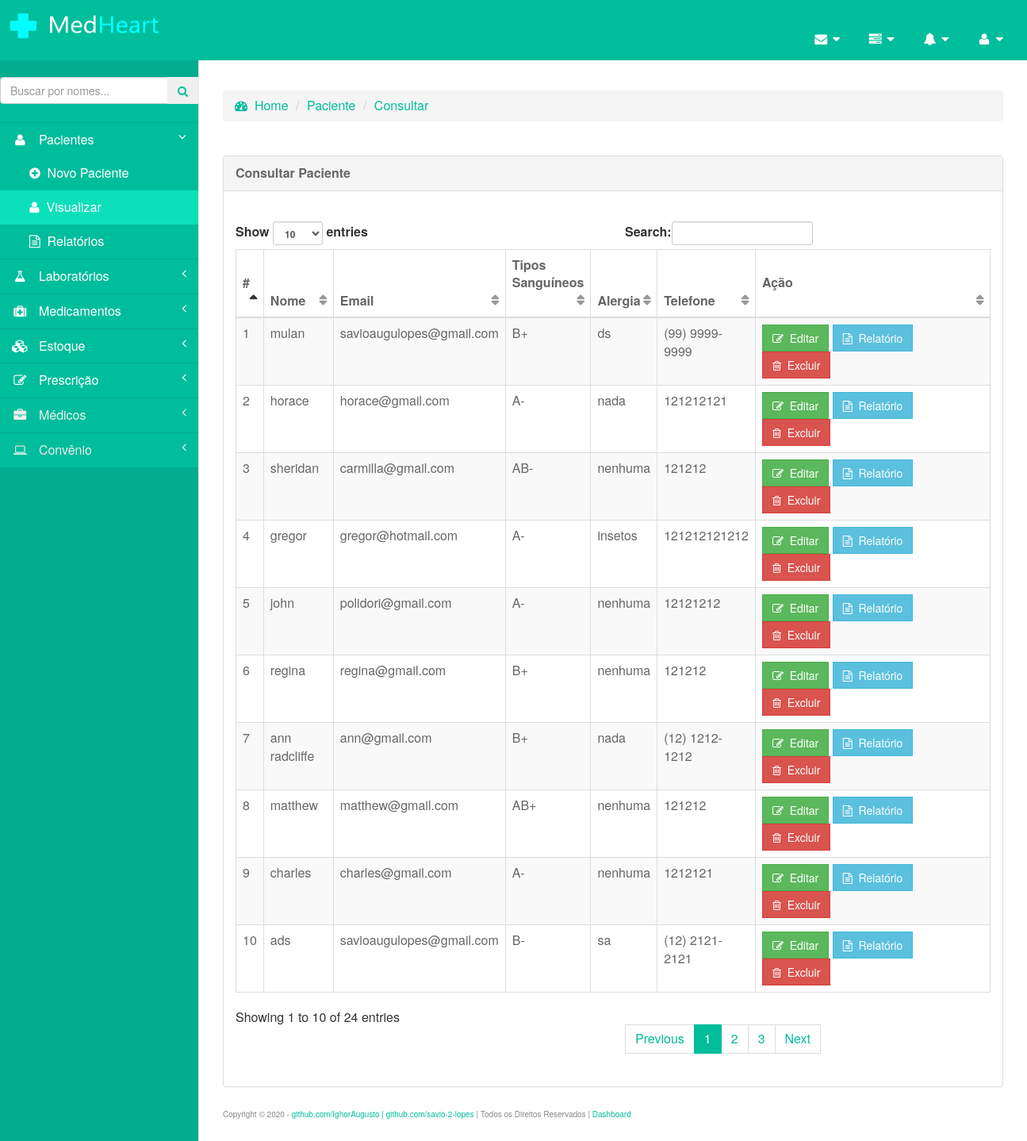
The app's page /pages/ver_paciente.php (signed in) with its own data.
### tables this page shows
CREATE TABLE IF NOT EXISTS `cadpaciente` (
  `id` int(11) NOT NULL AUTO_INCREMENT,
  `primeiro_nome` varchar(255) NOT NULL,
  `nome_meio` varchar(255) NOT NULL,
  `ultimo_nome` varchar(255) NOT NULL,
  `genero` varchar(255) NOT NULL,
  `data_nascimento` date NOT NULL,
  `guardiao` varchar(255) NOT NULL,
  `ocupacao` varchar(255) NOT NULL,
  `status` varchar(255) NOT NULL,
  `tipo_sanguineo` varchar(255) NOT NULL,
  `religiao` varchar(255) NOT NULL,
  `telefone` varchar(255) NOT NULL,
  `email` varchar(255) NOT NULL,
  `alergia` varchar(255) NOT NULL,
  `codigo_convenio` varchar(255) NOT NULL,
  PRIMARY KEY (`id`)
);

### config/DbFunction.php (called while the page is built, shortened)
<?php
class DbFunction
{
	function showPaciente()
	{
		$db = Database::getInstance();
		$sql = $db->getConnection();
		$res = "SELECT * FROM cadpaciente";
		$stmt = $sql->query($res);
		return $stmt;
	}
}

### pages/ver_paciente.php (the view, shortened to what this page needs)
<?php
	include('../config/DbFunction.php');
	$obj	=	new DbFunction();
	$rs		=	$obj->showPaciente();
?>
<!DOCTYPE html>
<html lang="pt-br">
	<head>
		<link href="../bower_components/bootstrap/dist/css/bootstrap.min.css" rel="stylesheet">
		<link href="../bower_components/metisMenu/dist/metisMenu.min.css" rel="stylesheet">
		<link href="../dist/css/sb-admin-2.css" rel="stylesheet">
		<link rel="stylesheet" href="css/style.css">
		<link href="../bower_components/font-awesome/css/font-awesome.min.css" rel="stylesheet" type="text/css">
	</head>
	<body>
		<form method="post" ><br><br>
			<div id="wrapper">
				<?php include('leftbar.php');?>
				<?php include('../config/header.php');?>
				<div id="page-wrapper"><br><br><br>
					<div class="content-wrapper">
						<section class="content-header">
							<ol class="breadcrumb">
								<li>
									<a href="inicio.php">
										<span id="" style="color:#00bd9c;"><i class="fa fa-dashboard"></i></span>
										<span id="" style="color:#00bd9c;">&nbsp;Home</span>
									</a>
								</li>
								<li class="active"><span id="" style="color:#00bd9c;">Paciente</li></span>
								<li class="active"><span id="" style="color:#00bd9c;">Consultar</li></span>
							</ol>
						</section>
					</div><br>
					<div class="row">
						<div class="col-lg-12">
							<div class="panel panel-default">
								<div class="panel-heading">
									<span id="" style="color:#666666;"><strong>Consultar Paciente</strong></span>
								</div>
								<div class="panel-body">
									<div class="dataTable_wrapper">
										<table class="table table-striped table-bordered table-hover" id="dataTables-example">
											<thead>
												<tr>
													<th><span id="" style="color:#666666;"><strong>#</strong></span></th>
													<th><span id="" style="color:#666666;"><strong>Nome</strong></span></th>
													<th><span id="" style="color:#666666;"><strong>Email</strong></span></th>
													<th><span id="" style="color:#666666;"><strong>Tipos Sanguíneos</strong></span></th>&nbsp;&nbsp;&nbsp;&nbsp;&nbsp;&nbsp;&nbsp;&nbsp;
													<th><span id="" style="color:#666666;"><strong>Alergia</strong></span></th>
													<th><span id="" style="color:#666666;"><strong>Telefone</strong></span></th>
													<th><span id="" style="color:#666666;"><strong>Ação</strong></span></th>
												</tr>
											</thead>
											<tbody>
												<?php
													$sn			=	1;
													while($res	=	$rs->fetch_object())
													{
												?>
												<tr class="odd gradeX">
													<td>
														<span id="" style="color:#666666;"><?php echo $sn?>
													</td>
													<td>
														<span id="" style="color:#666666;"><?php echo htmlentities(strtolower($res->primeiro_nome));?>
													</td>
													<td>
														<span id="" style="color:#666666;"><?php echo htmlentities(strtolower($res->email));?></span>
													</td>
													<td>
														<span id="" style="color:#666666;"><?php echo htmlentities(strtoupper($res->tipo_sanguineo));?></span>
													</td>
													<td>
														<span id="" style="color:#666666;"><?php echo htmlentities(strtolower($res->alergia));?></span>
													</td>
													<td>
														<span id="" style="color:#666666;"><?php echo htmlentities(strtoupper($res->telefone));?></span>
													</td>
													<td>
														<a href="editar_paciente.php?id=
															<?php echo htmlentities($res->id);?>">
															<span class="btn btn-success ">
																<i class="fa fa-edit"></i>
																&nbsp;Editar
															</span>
														</a>
														<a href="pdf_documento.php">
															<span class="btn btn-info">
																<i class="fa fa-file-text-o"></i>
																&nbsp;Relatório
															</span>
														</a>
														<a href="ver_paciente.php?del=
														<?php echo htmlentities($res->id); ?>">
														<button type="button" class="btn btn-danger">
														<i class="fa fa-trash-o"></i>
															&nbsp;Excluir
														</button>
													</td>
												</tr>
												<?php $sn++;}?>
											</tbody>
										</table>
									</div>
								</div>
							</div>
						</div>
					</div><?php include_once('../config/footer.php');?><br><br><br><br>
				</div>
			</div>
		</form>
	</body>
</html>

### records on screen
cadpaciente: primeiro_nome "mulan", email "savioaugulopes@gmail.com", tipo_sanguineo "B+", alergia "ds", telefone "(99) 9999-9999"
cadpaciente: primeiro_nome "horace", email "horace@gmail.com", tipo_sanguineo "A-", alergia "nada", telefone "121212121"
cadpaciente: primeiro_nome "sheridan", email "carmilla@gmail.com", tipo_sanguineo "AB-", alergia "nenhuma", telefone "121212"
cadpaciente: primeiro_nome "gregor", email "gregor@hotmail.com", tipo_sanguineo "A-", alergia "insetos", telefone "121212121212"
cadpaciente: primeiro_nome "john", email "polidori@gmail.com", tipo_sanguineo "A-", alergia "nenhuma", telefone "12121212"
cadpaciente: primeiro_nome "regina", email "regina@gmail.com", tipo_sanguineo "B+", alergia "nenhuma", telefone "121212"
cadpaciente: primeiro_nome "ann radcliffe", email "ann@gmail.com", tipo_sanguineo "B+", alergia "nada", telefone "(12) 1212-1212"
cadpaciente: primeiro_nome "matthew", email "matthew@gmail.com", tipo_sanguineo "AB+", alergia "nenhuma", telefone "121212"
cadpaciente: primeiro_nome "charles", email "charles@gmail.com", tipo_sanguineo "A-", alergia "nenhuma", telefone "1212121"
cadpaciente: primeiro_nome "ads", email "savioaugulopes@gmail.com", tipo_sanguineo "B-", alergia "sa", telefone "(12) 2121-2121"
